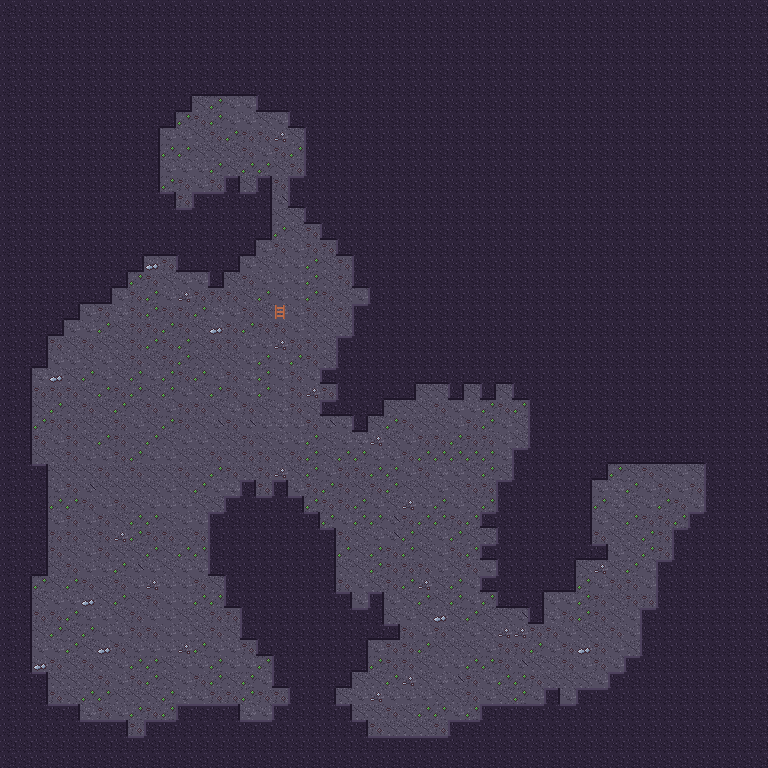

Below is a game level as drawn by its tile map, then a one-line description and the .tmx that defines it (tile-layer data replaced by summaries):
An orthogonal 48x48 tile map with 16x16 px tiles, 3 tile layers (Back, Buildings, Front).

<map version="1.4" tiledversion="1.4.2" orientation="orthogonal" renderorder="right-down" compressionlevel="0" width="48" height="48" tilewidth="16" tileheight="16" infinite="0" nextlayerid="4" nextobjectid="1">
  <properties />
  <tileset firstgid="1" name="cave" tilewidth="16" tileheight="16" tilecount="48" columns="16">
    <image source="../cave.png" width="256" height="48" />
    <tile id="1">
      <properties>
        <property name="Passable" type="string" value="F" />
      </properties>
    </tile>
    <tile id="16">
      <properties>
        <property name="Passable" type="string" value="F" />
      </properties>
    </tile>
    <tile id="17">
      <properties>
        <property name="Passable" type="string" value="F" />
      </properties>
    </tile>
    <tile id="18">
      <properties>
        <property name="Passable" type="string" value="F" />
      </properties>
    </tile>
    <tile id="19">
      <properties>
        <property name="Passable" type="string" value="F" />
      </properties>
    </tile>
    <tile id="20">
      <properties>
        <property name="Passable" type="string" value="F" />
      </properties>
    </tile>
    <tile id="21">
      <properties>
        <property name="Passable" type="string" value="F" />
      </properties>
    </tile>
    <tile id="22">
      <properties>
        <property name="Passable" type="string" value="F" />
      </properties>
    </tile>
    <tile id="23">
      <properties>
        <property name="Passable" type="string" value="F" />
      </properties>
    </tile>
    <tile id="24">
      <properties>
        <property name="Passable" type="string" value="F" />
      </properties>
    </tile>
    <tile id="25">
      <properties>
        <property name="Passable" type="string" value="F" />
      </properties>
    </tile>
    <tile id="26">
      <properties>
        <property name="Passable" type="string" value="F" />
      </properties>
    </tile>
    <tile id="27">
      <properties>
        <property name="Passable" type="string" value="F" />
      </properties>
    </tile>
    <tile id="28">
      <properties>
        <property name="Passable" type="string" value="F" />
      </properties>
    </tile>
    <tile id="29">
      <properties>
        <property name="Passable" type="string" value="F" />
      </properties>
    </tile>
    <tile id="30">
      <properties>
        <property name="Passable" type="string" value="F" />
      </properties>
    </tile>
    <tile id="31">
      <properties>
        <property name="Passable" type="string" value="F" />
      </properties>
    </tile>
  </tileset>
  <layer id="1" name="Back" width="48" height="48" opacity="1" offsetx="0" offsety="0">
   <data>[2304 cells, 2304 non-empty, 9 distinct tile ids]</data>
  </layer>
  <layer id="2" name="Buildings" width="48" height="48" opacity="1" offsetx="0" offsety="0">
   <data>[2304 cells, 1531 non-empty, 13 distinct tile ids]</data>
  </layer>
  <layer id="3" name="Front" width="48" height="48" opacity="1" offsetx="0" offsety="0">
   <data>[2304 cells, 0 non-empty, 0 distinct tile ids]</data>
  </layer>
</map>
